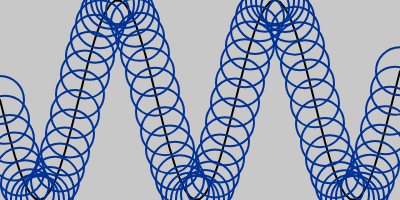
Frame 1 (no input)
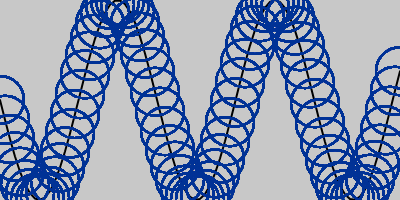
Frame 60 (no input)
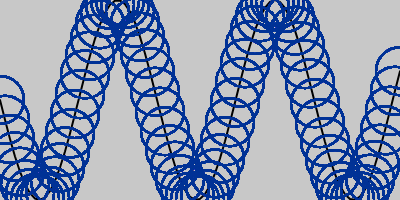
Frame 120 (the mouse pressed at the canvas centre since frame 60)

The p5.js sketch that drew these frames (run headless with seeded random() and noise() and a simulated clock; from frame 60 on, the mouse is pressed at the canvas centre):

// p5.js sketch
// ── sketch.js
let angle =0
let angleVel = 0.2
let amplitude = 100

function setup() {
    createCanvas(400,200)
    background(200)

        
    smooth ()

    stroke (0)
    strokeWeight (2)
    noFill ()

    beginShape ()
    for (let x =0; x <=width ;x+=5) {
        let y = map(sin(angle),-1,1,0,height)
        console.log(x,y)
        vertex (x,y)
        angle += angleVel
    } 
    endShape()

}


function draw() {
    angle = 0
    for (let x =0; x<=width ;x+= 5) {
        let y = map(sin(angle),-1,1,0,height)
        stroke(0,50,150)
        noFill ()
        ellipse (x,y,48,48)
        angle += angleVel
    }

}
